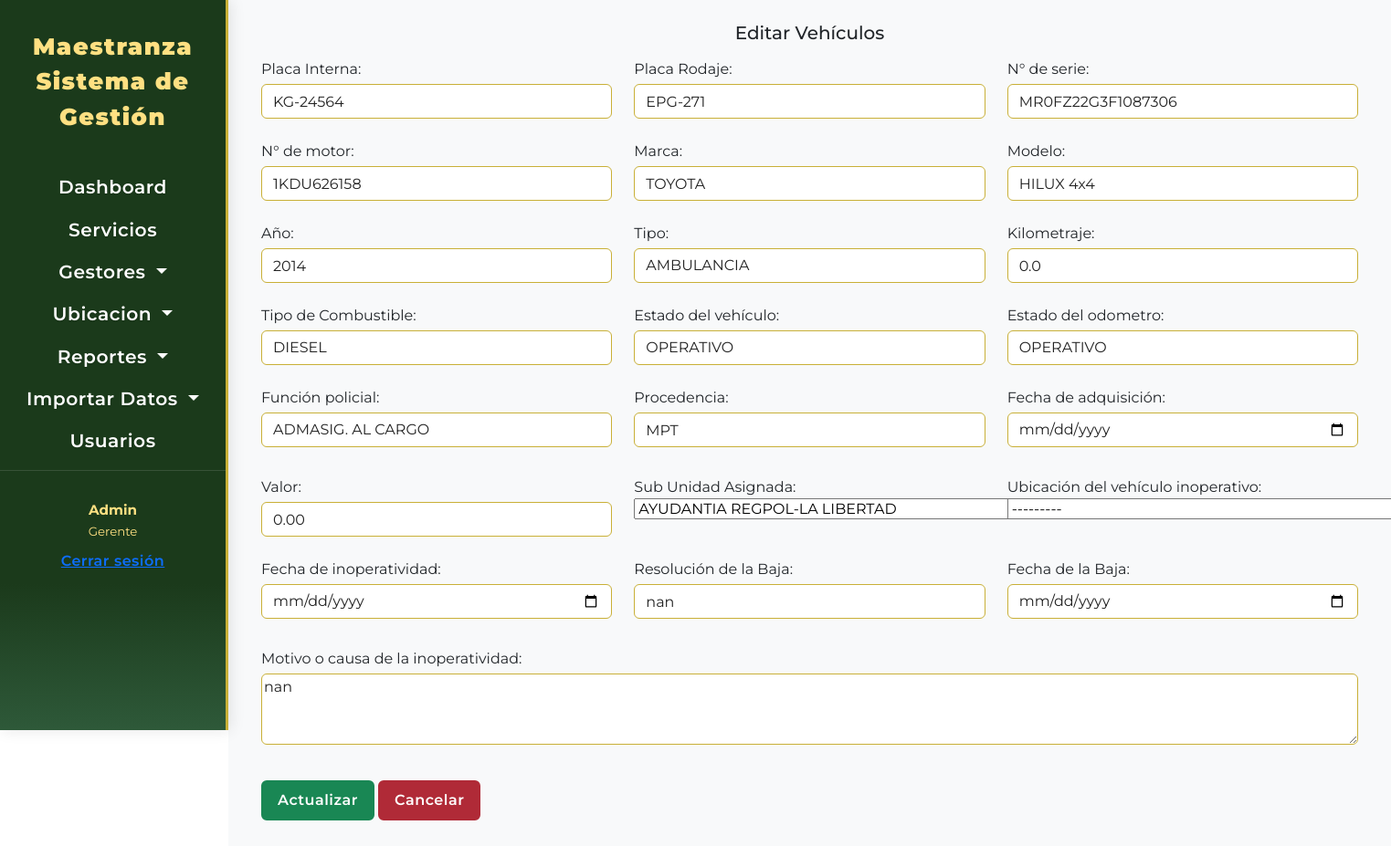
The app's page /vehiculos/editar/1/ (signed in) with its own data.
### vehiculo/models.py (models this page shows, shortened)
class Vehiculo(models.Model):
    placa_int = models.CharField(
        max_length=10,
        unique=True,
        verbose_name="Placa Interna"
    )
    placa_rod = models.CharField(
        max_length=10,
        unique=True,
        verbose_name="Placa Rodaje",
        null=True,
        blank=True
    )
    vin = models.CharField(
        max_length= 30,
        unique=True,
        verbose_name= 'N° de serie'
    )
    num_motor = models.CharField(
        max_length= 30,
        blank=False,
        null=False,
        verbose_name= 'N° de motor'
    )
    marca = models.CharField(
        max_length=50,
        verbose_name="Marca"
    )
    modelo = models.CharField(
        max_length=50,
        verbose_name="Modelo"
    )
    anio = models.PositiveIntegerField(
        verbose_name="Año",
        blank=False,
        null=False,
    )
    tipo = models.CharField(
        max_length=30,
        choices=TIPOS_VEHICULO_CHOICES,
        default= '',
        verbose_name='Tipo',
        blank=False,
        null=False,
    )
    kilometraje = models.DecimalField(
        max_digits= 18,
        decimal_places=1,
        blank=False,
        null=False,
        verbose_name="Kilometraje"
    )
    estado_vehi = models.CharField(
        max_length=30,
        choices=ESTADOS_VEHICULO_CHOICES,
        default='OPERATIVO',
        verbose_name='Estado del vehículo'
    )
    estado_odo = models.CharField(
        max_length=30,
        choices=ESTADOS_ODOMETRO_VEHICULO_CHOICES,
        default='OPERATIVO',
        verbose_name='Estado del odometro'
    )
    fecha_adquisicion = models.DateTimeField(
        blank=True,
        null= True,
        verbose_name= 'Fecha de adquisición'
    )
    tipo_combustible = models.CharField(
        max_length=20,
        choices=TIPO_COMBUSTIBLE_CHOICES,
        default='Gasolina',
        verbose_name="Tipo de Combustible"
    )
    procedencia= models.CharField(
        null= True,
        blank= True,
        max_length=50,
        verbose_name='Procedencia'
    )
    funcion = models.CharField(
        max_length=30,
        choices=FUNCION_VEHICULO_CHOICES,
        default='',
        verbose_name='Función policial'
    )
    valor = models.DecimalField(
        max_digits= 18,
        decimal_places=2,
        blank=True,
        null=True,
        verbose_name="Valor"
    )
    subunidad = models.ForeignKey(
        SubUnidad,
        on_delete= models.CASCADE,
        verbose_name= 'Sub Unidad Asignada',
        null=True,
        blank=True
    )
    motivo_ino = models.TextField(
        blank=True,
        null= True,
        verbose_name='Motivo o causa de la inoperatividad'
    )
    fecha_ino = models.DateTimeField(
        blank= True,
        null= True,
        editable=True,
        verbose_name='Fecha de inoperatividad'
    )
    ubicacion_ino = models.ForeignKey(
        SubUnidad, on_delete= models.CASCADE,
        related_name='ubicacion_inoperativo',
        verbose_name='Ubicación del vehículo inoperativo',
        null=True,
        blank=True
    )
    resolucion_baja = models.CharField(
        null= True,
        blank= True,
        max_length=30,
        verbose_name='Resolución de la Baja'
    )
    fecha_baja = models.DateTimeField(
        blank=True,
        null= True,
        verbose_name= 'Fecha de la Baja'
    )
    created = models.DateTimeField(
        auto_now_add=True,
        editable=True
    )
    class Meta:
        verbose_name = "Vehículo"
        verbose_name_plural = "Vehículos"
        ordering = ['created']

### vehiculo/views.py (the view)
# urls.py: path('editar/<int:id>/', views.vehiculo_gestion, name='vehiculo_editar'),
@login_required
def vehiculo_gestion(request, id=None):
    vehiculos, modo, extra = modo_gestion(Vehiculo,id)
    if request.method == 'POST':
        form = VehiculoForm(request.POST, instance=vehiculos)
        if form.is_valid():
            try:
                vehiculos = form.save()
                messages.success(request, f"Vehículo {'creado' if modo == 'crear' else 'actualizado'} correctamente.")
                return redirect('vehiculo_index')
            except Exception as e:
                messages.error(request, f"Error al guardar el vehículos: {e}")
    else:
        form = VehiculoForm(instance=vehiculos)
    context = {
        'form' : form,
        'vehiculos': vehiculos,
        'modo': modo,
        'extra': extra
    }
    return render(request, 'vehiculo/gestion.html', context)

### maestranza/utils.py (called while the page is built)
def modo_gestion(modelo,id=None):
    if id:
        return get_object_or_404(modelo, id=id), 'editar', 0
    return None, 'crear', 1

### ubicacion/models.py (called while the page is built)
    def __str__(self):
        return self.nombre

### templates/vehiculo/gestion.html (shortened to what this page needs)
{% extends "components/formulario.html" %}
{% block formtit %}
{% if modo == 'editar' %}
Editar Vehículos
{% else %}
Crear Vehículos
{% endif %}
{% endblock formtit %}
{% block formulario %}
<div class="row">
    <div class="col-md-4 mb-2">
        <div>{{form.placa_int.label}}:</div>
        <div>{{form.placa_int}}</div>
    </div>
    <div class="col-md-4 mb-2">
        <div>{{form.placa_rod.label}}:</div>
        <div>{{form.placa_rod}}</div>
    </div>
    <div class="col-md-4 mb-2">
        <div>{{form.vin.label}}:</div>
        <div>{{form.vin}}</div>
    </div>
</div>
<div class="row">
    <div class="col-md-4 mb-2">
        <div>{{form.num_motor.label}}:</div>
        <div>{{form.num_motor}}</div>
    </div>
    <div class="col-md-4 mb-2">
        <div>{{form.marca.label}}:</div>
        <div>{{form.marca}}</div>
    </div>
    <div class="col-md-4 mb-2">
        <div>{{form.modelo.label}}:</div>
        <div>{{form.modelo}}</div>
    </div>
</div>
<div class="row">
    <div class="col-md-4 mb-2">
        <div>{{form.anio.label}}:</div>
        <div>{{form.anio}}</div>
    </div>
    <div class="col-md-4 mb-2">
        <div>{{form.tipo.label}}:</div>
        <div>{{form.tipo}}</div>
    </div>
    <div class="col-md-4 mb-2">
        <div>{{form.kilometraje.label}}:</div>
        <div>{{form.kilometraje}}</div>
    </div>
</div>
<div class="row">
    <div class="col-md-4 mb-2">
        <div>{{form.tipo_combustible.label}}:</div>
        <div>{{form.tipo_combustible}}</div>
    </div>
    <div class="col-md-4 mb-2">
        <div>{{form.estado_vehi.label}}:</div>
        <div>{{form.estado_vehi}}</div>
    </div>
    <div class="col-md-4 mb-2">
        <div>{{form.estado_odo.label}}:</div>
        <div>{{form.estado_odo}}</div>
    </div>
</div>
<div class="row">
    <div class="col-md-4 mb-2">
        <div>{{form.funcion.label}}:</div>
        <div>{{form.funcion}}</div>
    </div>
    <div class="col-md-4 mb-2">
        <div>{{form.procedencia.label}}:</div>
        <div>{{form.procedencia}}</div>
    </div>
    <div class="col-md-4 mb-2">
        <div>{{form.fecha_adquisicion.label}}:</div>
        <div>{{form.fecha_adquisicion}}</div>
    </div>
</div>
<div class="row">
    <div class="col-md-4 mb-2">
        <div>{{form.valor.label}}:</div>
        <div>{{form.valor}}</div>
    </div>
    <div class="col-md-4 mb-2">
        <div>{{form.subunidad.label}}:</div>
        <div>{{form.subunidad}}</div>
    </div>
    <div class="col-md-4 mb-2">
        <div>{{form.ubicacion_ino.label}}:</div>
        <div>{{form.ubicacion_ino}}</div>
    </div>
</div>
<div class="row">
    <div class="col-md-4 mb-2">
        <div>{{form.fecha_ino.label}}:</div>
        <div>{{form.fecha_ino}}</div>
    </div>
    <div class="col-md-4 mb-2">
        <div>{{form.resolucion_baja.label}}:</div>
        <div>{{form.resolucion_baja}}</div>
    </div>
    <div class="col-md-4 mb-2">
        <div>{{form.fecha_baja.label}}:</div>
        <div>{{form.fecha_baja}}</div>
    </div>
</div>
<div class="row">
    <div class="col-md-12 mb-2">
        <div>{{form.motivo_ino.label}}:</div>
        <div>{{form.motivo_ino}}</div>
    </div>
</div>
<button class="btn btn-success" type="submit">
    {% if modo == 'editar' %}Actualizar{% else %}Guardar{% endif %}
</button>
<a class="btn btn-danger" href="{% url 'vehiculo_index'%}">Cancelar</a>
{% endblock formulario %}

### static/css/base1.css (style rules this page uses)
:root { --Primary-color: #1B3A1B; --Secondary-color: #2E5939; --Accent-color: #C9B037; --Text-color: #fff; --Sidebar-bg: #1B3A1B; --Sidebar-active: #C9B037; --Sidebar-hover: #2E5939; --Table-header-bg: #2E5939; --Table-header-text: #fff; --Table-row-hover: #e9f5e1; --Button-primary: #1B3A1B; --Button-primary-hover: #2E5939; --Button-danger: #b02a37; --Button-danger-hover: #7a1d25; --Button-secondary: #495057; --Button-secondary-hover: #343a40; --Input-border: #C9B037; --Input-focus: #2E5939; --sidebar-width-bs5: 250px; --sidebar-bg-mobile: rgba(27,58,27,0.97); }
body, .sidebar-bs5, .main-content-wrapper-bs5 { font-family: 'Montserrat', Arial, Helvetica, sans-serif; }
.btn { border-radius: 0.375rem !important; font-weight: 600 !important; font-size: 1rem !important; letter-spacing: 0.5px; padding: 0.5rem 1rem !important; box-shadow: none !important; border-width: 2px !important; margin-bottom: 0.5rem; white-space: normal; }
.btn-danger { background-color: var(--Button-danger); border-color: var(--Button-danger); color: #fff; font-weight: 600; letter-spacing: 0.5px; }
.form-control-area { border: 1.5px solid var(--Input-border) !important; border-radius: 0.375rem; background-color: #fff; color: #222; box-shadow: none; width: 100%; }
.form-control, .select2-container--default .select2-selection--single { border: 1.5px solid var(--Input-border) !important; border-radius: 0.375rem; background-color: #fff; color: #222; height: 38px !important; box-shadow: none; }

### records on screen
Vehiculo: placa_int "KG-24564", placa_rod "EPG-271", vin "MR0FZ22G3F1087306", num_motor "1KDU626158", marca "TOYOTA", modelo "HILUX 4x4", anio "2014", tipo "AMBULANCIA", kilometraje "0.0", tipo_combustible "DIESEL", estado_vehi "OPERATIVO", estado_odo "OPERATIVO", funcion "ADMASIG. AL CARGO", procedencia "MPT", valor "0.00", subunidad "AYUDANTIA REGPOL-LA LIBERTAD", ubicacion_ino "---------", resolucion_baja "nan", motivo_ino "nan"
